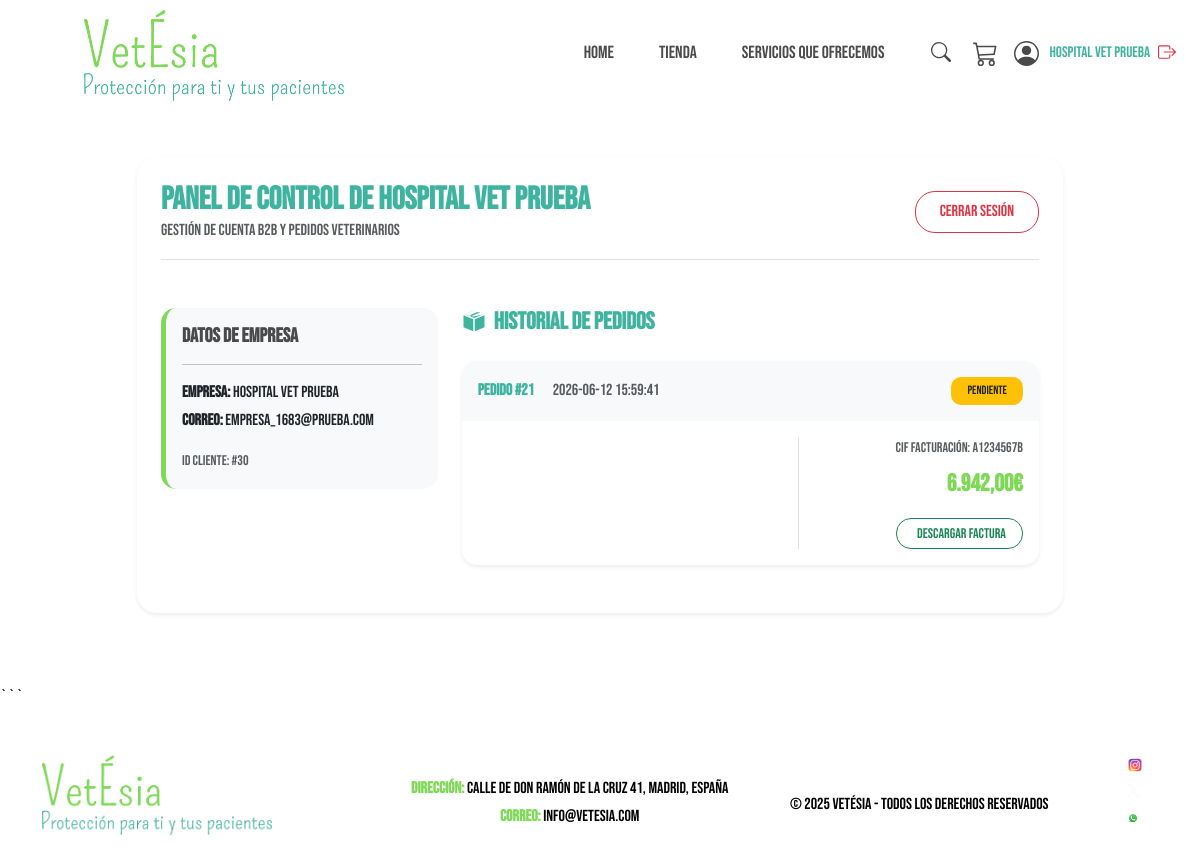
Page /cuenta.html (signed in) on the committed database.
### tables this page shows
CREATE TABLE pedidos (
            id INTEGER PRIMARY KEY AUTOINCREMENT,
            usuario_id INTEGER,
            empresa TEXT NOT NULL,
            email TEXT NOT NULL,
            cif TEXT NOT NULL,
            contacto TEXT NOT NULL,
            telefono TEXT NOT NULL,
            zona TEXT NOT NULL,
            municipio TEXT NOT NULL,
            direccion TEXT NOT NULL,
            codigo_postal TEXT NOT NULL,
            titular_cuenta TEXT NOT NULL,
            iban TEXT NOT NULL,
            banco TEXT NOT NULL,
            subtotal REAL NOT NULL,
            iva REAL NOT NULL,
            total REAL NOT NULL,
            estado TEXT DEFAULT 'pendiente',
            fecha TIMESTAMP DEFAULT CURRENT_TIMESTAMP,
            FOREIGN KEY (usuario_id) REFERENCES usuarios (id)
        );

### app.py (the view, shortened to what this page needs)
@app.route('/cuenta.html', methods=['GET', 'POST'])
def cuenta():
    if 'user_id' in session:
        conn = get_db_connection()
        pedidos_db = conn.execute(
            'SELECT * FROM pedidos WHERE usuario_id = ? ORDER BY fecha DESC',
            (session['user_id'],)
        ).fetchall()
        pedidos = []
        for p in pedidos_db:
            items = conn.execute('''
                SELECT dp.*, prod.nombre, prod.imagen_url
                FROM detalles_pedido dp
                JOIN productos prod ON dp.producto_id = prod.id
                WHERE dp.pedido_id = ?
            ''', (p['id'],)).fetchall()
            pedidos.append({
                'id': p['id'],
                'cif': p['cif'],
                'fecha': p['fecha'],
                'total': p['total'],
                'estado': p['estado'],
                'articulos': items
            })
        conn.close()
        return render_template('cuenta.html', pedidos=pedidos)
    return render_template('cuenta.html')

### app.py (called while the page is built)
def get_db_connection():
    db_path = os.path.join(os.path.dirname(__file__), 'database.db')
    conn = sqlite3.connect(db_path)
    conn.row_factory = sqlite3.Row
    return conn

@app.context_processor
def inject_global_data():
    cart = session.get('cart', {})
    cart_count = sum(cart.values())
    logged_in = 'user_id' in session
    user_name = session.get('user_name', '')
    def get_image_url(url):
        if not url:
            return '/static/fotos/logo.webp'
        if '://' in url or url.startswith('/') or url.startswith('data:'):
            return url
        return f'/static/fotos/{url}'
    return dict(cart_count=cart_count, logged_in=logged_in, user_name=user_name, get_image_url=get_image_url)

### templates/cuenta.html (shortened to what this page needs)
<!DOCTYPE html>
<html lang="es">
<head>
    <link href="https://cdn.jsdelivr.net/npm/bootstrap@5.3.3/dist/css/bootstrap.min.css" rel="stylesheet">
    <link rel="stylesheet" href="/static/css/vetesia.css">
</head>
<body>
    <div class="container-1 d-flex justify-content-between align-items-center px-4">
        <a href="/"><img src="/static/fotos/logo.webp" alt="Logo Editor de Ropa" class="logo-1"></a>
        <div class="d-flex align-items-center">
            <ul class="nav mb-0 me-4">
                <li class="nav-item">
                    <a href="/" class="nav-link">Home</a>
                </li>
                <li class="nav-item">
                    <a href="/tienda.html" class="nav-link">Tienda</a>
                </li>
                <li class="nav-item">
                    <a href="/servicios.html" class="nav-link">Servicios que ofrecemos</a>
                </li>
            </ul>
            <div class="header-icons d-flex align-items-center">
                <div class="search-box">
                    <button class="search-btn" onclick="event.preventDefault(); this.previousElementSibling.focus();">
                    </button>
                </div>
                <a href="/carrito.html" class="icon-link ms-3 position-relative" title="Carrito de Compras">
                </a>
                <a href="/cuenta.html" class="icon-link ms-3 d-flex align-items-center text-decoration-none" title="{% if logged_in %}Sesión iniciada como {{ user_name }}{% else %}Mi Cuenta{% endif %}" style="color: inherit;">
                    {% if logged_in %}
                    <span class="ms-1 d-none d-lg-inline" style="font-size: 0.95rem; color: #3eb3a0; font-weight: 500; max-width: 120px; overflow: hidden; text-overflow: ellipsis; white-space: nowrap;">
                        {{ user_name }}
                    </span>
                    <a href="/logout" class="ms-2 text-danger" title="Cerrar Sesión">
                    </a>
                    {% endif %}
                </a>
            </div>
        </div>
    </div>
    <div class="container" style="min-height: 60vh; margin-top: 50px; margin-bottom: 50px;">
        {% if logged_in %}
        <div class="row justify-content-center">
            <div class="col-md-10">
                <div class="card shadow-sm border-0 p-4" style="border-radius: 20px;">
                    <div class="d-flex justify-content-between align-items-center border-bottom pb-3 mb-4">
                        <div>
                            <h2 style="color: #3eb3a0; font-weight: 700;" class="mb-0">Panel de Control de {{ user_name }}</h2>
                            <p class="text-muted mb-0">Gestión de cuenta B2B y pedidos veterinarios</p>
                        </div>
                        <a href="/logout" class="btn btn-outline-danger px-4 py-2" style="border-radius: 20px;">Cerrar Sesión</a>
                    </div>
                    {% if session.get('user_email') == 'admin@vetesia.com' %}
                    <div class="row mt-4 justify-content-center py-4">
                        <div class="col-md-8 text-center">
                            <div class="p-5 bg-light shadow-sm" style="border-radius: 20px; border-top: 5px solid #3eb3a0;">
                                <i class="bi bi-shield-lock-fill text-success" style="font-size: 5rem;"></i>
                                <h3 class="fw-bold mt-3" style="color: #4a4a4a;">Acceso de Administrador Autorizado</h3>
                                <p class="text-muted fs-5">Tienes permisos totales para gestionar clientes, monitorizar pedidos y exportar reportes oficiales.</p>
                                <hr class="my-4">
                                <a href="/admin.html" class="btn btn-success px-5 py-3 fs-5" style="border-radius: 30px; font-weight: 600;">
                                    <i class="bi bi-speedometer2 me-2"></i>Ir al Panel de Administración
                                </a>
                            </div>
                        </div>
                    </div>
                    {% else %}
                    <div class="row mt-4">
                        <div class="col-lg-4 mb-4">
                            <div class="p-3 bg-light" style="border-radius: 15px; border-left: 5px solid #7ed957;">
                                <h5 class="fw-bold" style="color: #4a4a4a;">Datos de Empresa</h5>
                                <hr>
                                <p class="mb-1"><strong>Empresa:</strong> {{ user_name }}</p>
                                <p class="mb-3"><strong>Correo:</strong> {{ session.get('user_email', '') }}</p>
                                <small class="text-muted">ID Cliente: #{{ session.get('user_id', '') }}</small>
                            </div>
                        </div>
                        <div class="col-lg-8">
                            <h4 class="fw-bold mb-4" style="color: #3eb3a0;">Historial de Pedidos</h4>
                            {% if not pedidos %}
                            <div class="text-center py-4 bg-light" style="border-radius: 15px;">
                                <p class="text-muted mb-0">Aún no has tramitado ningún pedido con nosotros.</p>
                                <a href="/tienda.html" class="btn btn-custom btn-sm mt-3 px-4">Ir a la Tienda</a>
                            </div>
                            {% else %}
                                {% for pedido in pedidos %}
                                <div class="card mb-4 border-0 shadow-sm" style="border-radius: 15px; overflow: hidden;">
                                    <div class="card-header bg-light d-flex justify-content-between align-items-center py-3 border-0">
                                        <div>
                                            <span class="fw-bold" style="color: #3eb3a0;">Pedido #{{ pedido.id }}</span>
                                            <span class="text-muted ms-3">{{ pedido.fecha }}</span>
                                        </div>
                                        <span class="badge bg-warning text-dark py-2 px-3" style="border-radius: 10px; font-weight: 500;">
                                            {{ pedido.estado | upper }}
                                        </span>
                                    </div>
                                    <div class="card-body">
                                        <div class="row">
                                            <div class="col-md-7">
                                            </div>
                                            <div class="col-md-5 text-end border-start">
                                                <small class="text-muted d-block">CIF Facturación: {{ pedido.cif }}</small>
                                                <span class="fs-4 fw-bold mt-2 d-block" style="color: #7ed957;">{{ "{:,.2f}".format(pedido.total).replace(",", "X").replace(".", ",").replace("X", ".") }}€</span>
                                                <a href="/factura/{{ pedido.id }}.pdf" class="btn btn-outline-success btn-sm mt-3 px-3 py-1 d-inline-flex align-items-center gap-1" style="border-radius: 15px;">
                                                     Descargar Factura
                                                </a>
                                            </div>
                                        </div>
                                    </div>
                                </div>
                                {% endfor %}
                            {% endif %}
                        </div>
                    </div>
                    {% endif %}
                </div>
            </div>
        </div>
        {% endif %}
    </div>
```
    <footer class="gradient-footer text-white text-center ">
        <div class="container">
            <img src="/static/fotos/logo.webp" alt="Logo Editor de Ropa" class="logo mb-2">
            <div class="contact-info mt-3" style="color: black;">
                <p class="mb-1" style="color: black;"><strong>Dirección:</strong> Calle de Don Ramón de la Cruz 41, Madrid, España</p>
                <p class="mb-1" style="color: black;"><strong>Correo:</strong> <a href="mailto:info@vetésia.com" style="color: black; text-decoration: none;">info@vetesia.com</a></p>
            </div>
            <p class="mt-3 mb-0" style="color: black;">&copy; 2025 VetÉsia - Todos los derechos reservados</p>
            <div class="social-icons">
                <a href="https://www.instagram.com/nazth09?igsh=MWoxYXZ6N2pyczA1Ng%3D%3D&utm_source=qr" target="_blank" class="mx-2">
                    <img src="/static/fotos/Instagram.png" alt="Instagram" class="social-logo">
                </a>
                <a href="https://x.com/nathansmf?s=11&t=5QyMTIlgbGhRkPTGuh2HUg" target="_blank" class="mx-2">
                    <img src="/static/fotos/pixelcut-export.png" alt="Twitter" class="social-logo">
                </a>
                <a href="https://wa.me/691019799" target="_blank" class="whatsapp">
                    <img src="/static/fotos/Whatsapp.png" alt="WhatsApp" class="social-logo">
                </a>
            </div>
        </div>
    </footer>
</body>
</html>

### static/css/vetesia.css (style rules this page uses)
body { font-family: "Bebas Neue", serif; font-weight: 20px; text-transform: none; height: 100%; margin: 0; min-height: 100vh; }
.container-1 img { align-items: flex-start; width: 600px; }
h2 { color: #7ed957; }
.logo { max-width: 230px; height: auto; }
.logo-1 { max-width: 320px; height: auto; padding-left: 60px; padding-top: 5px; padding-bottom: 6px; }
.search-box { display: flex; align-items: center; }
.search-btn { background: none !important; border: none !important; outline: none; cursor: pointer; z-index: 2; }
.nav-icon { width: 25px !important; height: auto !important; }
.nav-icon-search { width: 20px !important; height: auto !important; }
.nav { display: flex; justify-content: flex-end; align-items: center; gap: 15px; margin-left: auto; }
.nav .nav-link { color: #4a4a4a; font-size: 1.1rem; padding: 10px 15px; border-radius: 8px; transition: all 0.3s ease; text-decoration: none; }
.cart-icon-svg, .nav-svg-icon { color: #4a4a4a; transition: color 0.3s ease; }
footer { flex: 1; font-family: "Bebas Neue", serif; font-weight: 20px; font-style: normal; color: rgb(0, 0, 0); font-size: 16px; padding: 40px 0; display: flex; justify-content: space-between; align-items: center; text-align: left; width: 100%; margin-top: auto; }
.contact-info strong { color: #7ed957; font-size: 16px; }
footer .container { display: flex; justify-content: space-between; width: 100%; align-items: center; }
.social-icons { display: flex; flex-direction: column; align-items: flex-end; margin-bottom: 10px; }
.social-logo { max-height: 20px; margin-bottom: 5px; }
.whatsapp { margin-top: 2px; margin-right: 15px; width: 20px; height: 20px; }

### rows in the picture
pedidos: empresa "Hospital Vet Prueba", get "empresa_1683@prueba.com", id "21", fecha "2026-06-12 15:59:41", estado "PENDIENTE", cif "A1234567B", total "6.942,00"

### other values in the picture
{{ session.get('user_id', '') }} "30"
